Frame 1 (no input): blank canvas, image omitted
Frame 60 (the mouse pressed at the canvas centre just before this capture): blank canvas, image omitted
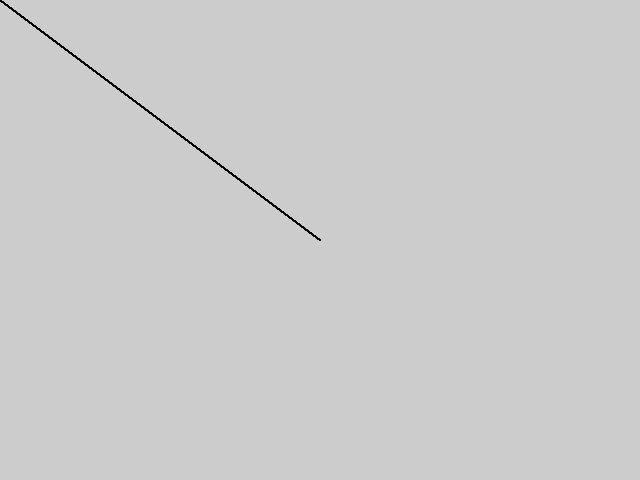
Frame 120 (the mouse held since frame 60 and released just before this capture)

The Processing sketch whose frames 1 and 60 were blank and that drew this single picture after the mouse press (run headless with seeded random() and noise(); from frame 60 on, the mouse is pressed at the canvas centre):

// Processing sketch: example07_simpledrawing
// ── example07_simpledrawing.pde
//super simple drawing with mouse
void setup() {
  size(640, 480);
}
void draw() {
  float x= mouseX;
  float y= mouseY;
  line(0, 0, x, y);
}
